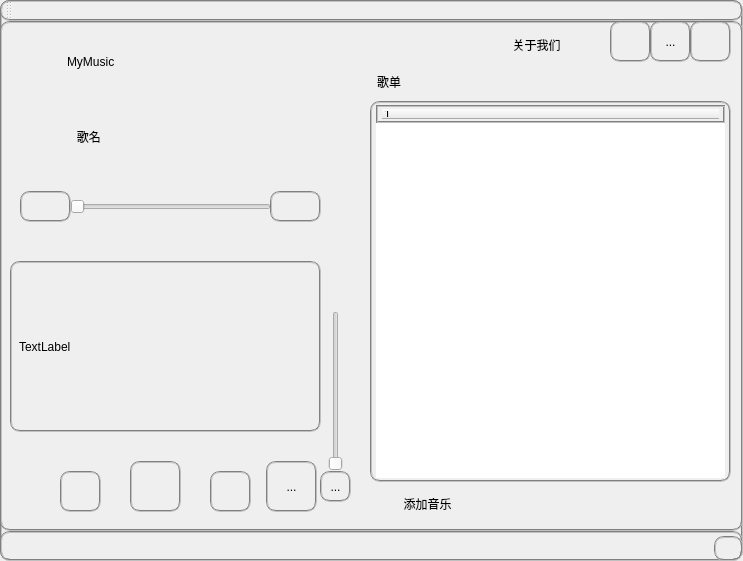
<?xml version="1.0" encoding="UTF-8"?>
<ui version="4.0">
 <class>MainWindow</class>
 <widget class="QMainWindow" name="MainWindow">
  <property name="geometry">
   <rect>
    <x>0</x>
    <y>0</y>
    <width>743</width>
    <height>561</height>
   </rect>
  </property>
  <property name="minimumSize">
   <size>
    <width>0</width>
    <height>0</height>
   </size>
  </property>
  <property name="windowTitle">
   <string>MainWindow</string>
  </property>
  <property name="styleSheet">
   <string notr="true">font: 9pt &quot;Agency FB&quot;;
border:2px groove gray;border-radius:10px;padding:2px 4px;
background-image: url(:/resource/星空动态图.png);</string>
  </property>
  <widget class="QWidget" name="centralWidget">
   <widget class="QToolButton" name="toolButton">
    <property name="geometry">
     <rect>
      <x>60</x>
      <y>450</y>
      <width>41</width>
      <height>41</height>
     </rect>
    </property>
    <property name="whatsThis">
     <string>&lt;html&gt;&lt;head/&gt;&lt;body&gt;&lt;p&gt;&lt;br/&gt;&lt;/p&gt;&lt;/body&gt;&lt;/html&gt;</string>
    </property>
    <property name="styleSheet">
     <string notr="true">border-image: url(:/resource/th (3).jpg);
background-image: url(:/resource/61V58PICDXw.jpg);
border-image: url(:/resource/按键6.png);
border:2px groove gray;border-radius:10px;padding:2px 4px;</string>
    </property>
    <property name="text">
     <string/>
    </property>
   </widget>
   <widget class="QToolButton" name="toolButton_2">
    <property name="geometry">
     <rect>
      <x>130</x>
      <y>440</y>
      <width>51</width>
      <height>51</height>
     </rect>
    </property>
    <property name="styleSheet">
     <string notr="true">background-image: url(:/resource/61V58PICDXw.jpg);
border-image: url(:/resource/按键1副本.png);
border:2px groove gray;border-radius:10px;padding:2px 4px;</string>
    </property>
    <property name="text">
     <string/>
    </property>
   </widget>
   <widget class="QToolButton" name="toolButton_3">
    <property name="geometry">
     <rect>
      <x>210</x>
      <y>450</y>
      <width>41</width>
      <height>41</height>
     </rect>
    </property>
    <property name="styleSheet">
     <string notr="true">background-image: url(:/resource/61V58PICDXw.jpg);
border-image: url(:/resource/按键5.png);
border:2px groove gray;border-radius:10px;padding:2px 4px;</string>
    </property>
    <property name="text">
     <string/>
    </property>
   </widget>
   <widget class="QLabel" name="label">
    <property name="geometry">
     <rect>
      <x>60</x>
      <y>10</y>
      <width>201</width>
      <height>61</height>
     </rect>
    </property>
    <property name="toolTip">
     <string/>
    </property>
    <property name="whatsThis">
     <string>&lt;!DOCTYPE HTML PUBLIC &quot;-//W3C//DTD HTML 4.0//EN&quot; &quot;http://www.w3.org/TR/REC-html40/strict.dtd&quot;&gt;
&lt;html&gt;&lt;head&gt;&lt;meta name=&quot;qrichtext&quot; content=&quot;1&quot; /&gt;&lt;style type=&quot;text/css&quot;&gt;
p, li { white-space: pre-wrap; }
&lt;/style&gt;&lt;/head&gt;&lt;/html&gt;</string>
    </property>
    <property name="styleSheet">
     <string notr="true">font: 75 italic 28pt &quot;幼圆&quot;;
background-image: url(:/);
border:0px;</string>
    </property>
    <property name="text">
     <string>MyMusic</string>
    </property>
   </widget>
   <widget class="QPushButton" name="about">
    <property name="geometry">
     <rect>
      <x>490</x>
      <y>10</y>
      <width>93</width>
      <height>28</height>
     </rect>
    </property>
    <property name="styleSheet">
     <string notr="true">background-image: url(:/);
font: 12pt &quot;方正舒体&quot;;
border:0px groove gray;border-radius:10px;padding:2px 4px;</string>
    </property>
    <property name="text">
     <string>关于我们</string>
    </property>
   </widget>
   <widget class="QPushButton" name="pushButton_2">
    <property name="geometry">
     <rect>
      <x>610</x>
      <y>0</y>
      <width>41</width>
      <height>41</height>
     </rect>
    </property>
    <property name="styleSheet">
     <string notr="true">border-image: url(:/resource/按键14.png);
font: 9pt &quot;Agency FB&quot;;
background-image: url(:/resource/QQ图片20180719093059.jpg);</string>
    </property>
    <property name="text">
     <string/>
    </property>
   </widget>
   <widget class="QToolButton" name="toolButton_4">
    <property name="geometry">
     <rect>
      <x>650</x>
      <y>0</y>
      <width>41</width>
      <height>41</height>
     </rect>
    </property>
    <property name="styleSheet">
     <string notr="true">background-image: url(:/resource/QQ图片20180719093059.jpg);
border-image: url(:/resource/按键16.png);</string>
    </property>
    <property name="text">
     <string>...</string>
    </property>
   </widget>
   <widget class="QSlider" name="horizontalSlider">
    <property name="geometry">
     <rect>
      <x>70</x>
      <y>170</y>
      <width>201</width>
      <height>31</height>
     </rect>
    </property>
    <property name="styleSheet">
     <string notr="true">selection-color: rgb(167, 255, 35);
border-image: url(:/);
background-image: url(:/);
border:0px;</string>
    </property>
    <property name="orientation">
     <enum>Qt::Horizontal</enum>
    </property>
   </widget>
   <widget class="QSlider" name="verticalSlider">
    <property name="geometry">
     <rect>
      <x>320</x>
      <y>290</y>
      <width>31</width>
      <height>160</height>
     </rect>
    </property>
    <property name="styleSheet">
     <string notr="true">border-image: url(:/);
border:0px;
background-image: url(:/);</string>
    </property>
    <property name="orientation">
     <enum>Qt::Vertical</enum>
    </property>
   </widget>
   <widget class="QLabel" name="label_4">
    <property name="geometry">
     <rect>
      <x>20</x>
      <y>90</y>
      <width>291</width>
      <height>51</height>
     </rect>
    </property>
    <property name="styleSheet">
     <string notr="true">font: 75 20pt &quot;Agency FB&quot;;
background-image: url(:/);
border:0px;</string>
    </property>
    <property name="text">
     <string>               歌名</string>
    </property>
   </widget>
   <widget class="QLabel" name="label_2">
    <property name="geometry">
     <rect>
      <x>10</x>
      <y>240</y>
      <width>311</width>
      <height>171</height>
     </rect>
    </property>
    <property name="styleSheet">
     <string notr="true">background-image: url(:/);</string>
    </property>
    <property name="text">
     <string>TextLabel</string>
    </property>
   </widget>
   <widget class="QPushButton" name="pushButton">
    <property name="geometry">
     <rect>
      <x>690</x>
      <y>0</y>
      <width>41</width>
      <height>41</height>
     </rect>
    </property>
    <property name="styleSheet">
     <string notr="true">border-image: url(:/resource/按键13.png);
font: 9pt &quot;Agency FB&quot;;
background-image: url(:/resource/QQ图片20180719093059.jpg);</string>
    </property>
    <property name="text">
     <string/>
    </property>
   </widget>
   <widget class="QTreeWidget" name="treeWidget">
    <property name="geometry">
     <rect>
      <x>370</x>
      <y>80</y>
      <width>361</width>
      <height>381</height>
     </rect>
    </property>
    <column>
     <property name="text">
      <string notr="true">1</string>
     </property>
    </column>
   </widget>
   <widget class="QLabel" name="label_5">
    <property name="geometry">
     <rect>
      <x>370</x>
      <y>40</y>
      <width>101</width>
      <height>41</height>
     </rect>
    </property>
    <property name="styleSheet">
     <string notr="true">font: 75 18pt &quot;黑体&quot;;
background-image: url(:/);
border:0px;</string>
    </property>
    <property name="text">
     <string>歌单</string>
    </property>
   </widget>
   <widget class="QPushButton" name="pushButton_3">
    <property name="geometry">
     <rect>
      <x>372</x>
      <y>467</y>
      <width>111</width>
      <height>31</height>
     </rect>
    </property>
    <property name="styleSheet">
     <string notr="true">font: 75 12pt &quot;黑体&quot;;
background-image: url(:/);
border:0px;</string>
    </property>
    <property name="text">
     <string>添加音乐</string>
    </property>
   </widget>
   <widget class="QToolButton" name="toolButton_5">
    <property name="geometry">
     <rect>
      <x>320</x>
      <y>450</y>
      <width>31</width>
      <height>31</height>
     </rect>
    </property>
    <property name="styleSheet">
     <string notr="true">border-image: url(:/resource/图标音量.jpg);
background-image: url(:/resource/QQ图片20180719093059.jpg);
border:2px groove gray;border-radius:10px;padding:2px 4px</string>
    </property>
    <property name="text">
     <string>...</string>
    </property>
   </widget>
   <widget class="QLabel" name="label_3">
    <property name="geometry">
     <rect>
      <x>270</x>
      <y>170</y>
      <width>51</width>
      <height>31</height>
     </rect>
    </property>
    <property name="styleSheet">
     <string notr="true">border-image: url(:/);
selection-background-color: rgb(0, 0, 0);
gridline-color: rgb(193, 215, 255);
background-image: url(:/);</string>
    </property>
    <property name="text">
     <string/>
    </property>
   </widget>
   <widget class="QLabel" name="label_6">
    <property name="geometry">
     <rect>
      <x>20</x>
      <y>170</y>
      <width>51</width>
      <height>31</height>
     </rect>
    </property>
    <property name="styleSheet">
     <string notr="true">border-image: url(:/);
selection-background-color: rgb(0, 0, 0);
gridline-color: rgb(193, 215, 255);
background-image: url(:/);</string>
    </property>
    <property name="text">
     <string/>
    </property>
   </widget>
   <widget class="QToolButton" name="toolButton_6">
    <property name="geometry">
     <rect>
      <x>266</x>
      <y>440</y>
      <width>51</width>
      <height>51</height>
     </rect>
    </property>
    <property name="toolTip">
     <string>&lt;html&gt;&lt;head/&gt;&lt;body&gt;&lt;p&gt;循环方式&lt;/p&gt;&lt;/body&gt;&lt;/html&gt;</string>
    </property>
    <property name="styleSheet">
     <string notr="true">background-image: url(:/resource/61V58PICDXw.jpg);
border-image: url(:/resource/按键11.png);
border:2px groove gray;border-radius:10px;padding:2px 4px;</string>
    </property>
    <property name="text">
     <string>...</string>
    </property>
   </widget>
   <zorder>toolButton</zorder>
   <zorder>toolButton_2</zorder>
   <zorder>toolButton_3</zorder>
   <zorder>label</zorder>
   <zorder>about</zorder>
   <zorder>pushButton_2</zorder>
   <zorder>toolButton_4</zorder>
   <zorder>pushButton</zorder>
   <zorder>horizontalSlider</zorder>
   <zorder>verticalSlider</zorder>
   <zorder>label_4</zorder>
   <zorder>label_2</zorder>
   <zorder>treeWidget</zorder>
   <zorder>label_5</zorder>
   <zorder>pushButton_3</zorder>
   <zorder>toolButton_5</zorder>
   <zorder>label_3</zorder>
   <zorder>label_6</zorder>
   <zorder>toolButton_6</zorder>
  </widget>
  <widget class="QToolBar" name="mainToolBar">
   <attribute name="toolBarArea">
    <enum>TopToolBarArea</enum>
   </attribute>
   <attribute name="toolBarBreak">
    <bool>false</bool>
   </attribute>
  </widget>
  <widget class="QStatusBar" name="statusBar"/>
  <action name="action">
   <property name="text">
    <string>团队</string>
   </property>
  </action>
  <action name="action_2">
   <property name="text">
    <string>关于播放器</string>
   </property>
  </action>
 </widget>
 <layoutdefault spacing="6" margin="11"/>
 <resources/>
 <connections/>
</ui>
